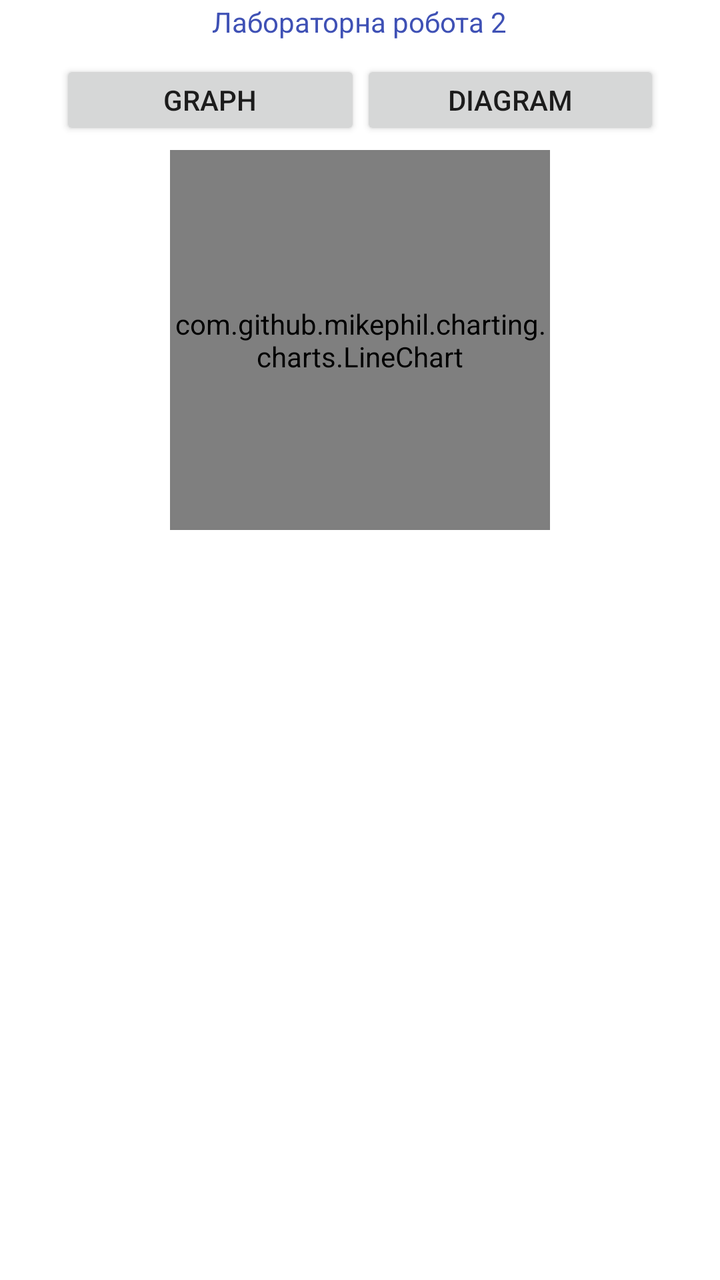
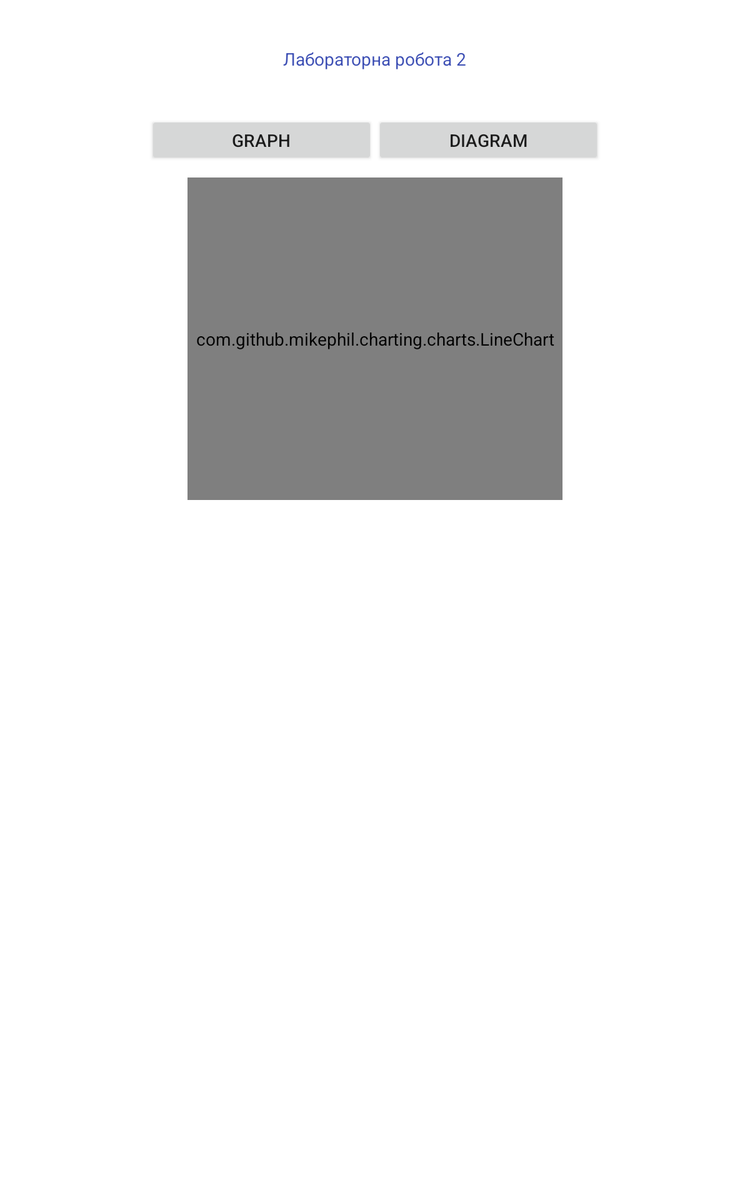

The same Android screen from two of the app's own layout files: first res/layout/ as a phone draws it, then the author's variant for another configuration, drawn on a device whose configuration selects that folder. Both files follow.
<!-- AndroidManifest.xml: application theme Theme.Io8207 -->
<!-- res/layout/fragment_dashboard.xml -->
<?xml version="1.0" encoding="utf-8"?>

<androidx.constraintlayout.widget.ConstraintLayout xmlns:android="http://schemas.android.com/apk/res/android"
    xmlns:app="http://schemas.android.com/apk/res-auto"
    xmlns:tools="http://schemas.android.com/tools"
    android:layout_width="match_parent"
    android:layout_height="match_parent"
    tools:context=".ui.dashboard.DashboardFragment">

    <TextView
        android:id="@+id/text_dashboard"
        android:layout_width="match_parent"
        android:layout_height="wrap_content"
        android:layout_marginStart="8dp"
        android:layout_marginTop="8dp"
        android:layout_marginEnd="8dp"
        android:textAlignment="center"
        android:textSize="20sp"
        app:layout_constraintBottom_toBottomOf="parent"
        app:layout_constraintEnd_toEndOf="parent"
        app:layout_constraintHorizontal_bias="0.5"
        app:layout_constraintStart_toStartOf="parent"
        app:layout_constraintTop_toTopOf="parent" />

    <TextView
        android:id="@+id/textView2"
        android:layout_width="wrap_content"
        android:layout_height="wrap_content"
        android:text="Лабораторна робота 2"
        android:textColor="#3F51B5"
        app:layout_constraintBottom_toTopOf="@+id/linearLayout"
        app:layout_constraintEnd_toEndOf="parent"
        app:layout_constraintHorizontal_bias="0.499"
        app:layout_constraintStart_toStartOf="parent"
        app:layout_constraintTop_toTopOf="parent"
        app:layout_constraintVertical_bias="0.111" />

    <LinearLayout
        android:id="@+id/linearLayout"
        android:layout_width="300dp"
        android:layout_height="40dp"
        android:orientation="horizontal"
        android:visibility="visible"
        app:layout_constraintBottom_toBottomOf="parent"
        app:layout_constraintEnd_toEndOf="parent"
        app:layout_constraintHorizontal_bias="0.5"
        app:layout_constraintStart_toStartOf="parent"
        app:layout_constraintTop_toTopOf="parent"
        app:layout_constraintVertical_bias="0.05">

        <Button
            android:id="@+id/button3"
            android:layout_width="64dp"
            android:layout_height="match_parent"
            android:layout_weight="1"
            android:insetLeft="10dp"
            android:insetRight="10dp"
            android:onClick="startGraph"
            android:text="Graph" />

        <Button
            android:id="@+id/button4"
            android:layout_width="63dp"
            android:layout_height="match_parent"
            android:layout_weight="1"
            android:insetLeft="10dp"
            android:insetRight="10dp"
            android:onClick="startDiagram"
            android:text="Diagram" />
    </LinearLayout>

    <LinearLayout
        android:id="@+id/LayoutGraphic1"
        android:layout_width="200dp"
        android:layout_height="200dp"
        android:orientation="vertical"
        android:padding="5dp"
        android:visibility="visible"
        app:layout_constraintEnd_toEndOf="parent"
        app:layout_constraintHorizontal_bias="0.5"
        app:layout_constraintStart_toStartOf="parent"
        app:layout_constraintTop_toBottomOf="@+id/linearLayout">


        <com.github.mikephil.charting.charts.PieChart
            android:id="@+id/pieChart"
            android:layout_width="match_parent"
            android:layout_height="match_parent"
            android:background="@color/white" />

    </LinearLayout>

    <LinearLayout
        android:id="@+id/LayoutGraphic2"
        android:layout_width="200dp"
        android:layout_height="200dp"
        android:orientation="vertical"
        android:padding="5dp"
        android:visibility="visible"
        app:layout_constraintEnd_toEndOf="parent"
        app:layout_constraintHorizontal_bias="0.5"
        app:layout_constraintStart_toStartOf="parent"
        app:layout_constraintTop_toBottomOf="@+id/linearLayout">

        <com.github.mikephil.charting.charts.LineChart
            android:id="@+id/graph"
            android:layout_width="match_parent"
            android:layout_height="match_parent">

        </com.github.mikephil.charting.charts.LineChart>
    </LinearLayout>


</androidx.constraintlayout.widget.ConstraintLayout>
<!-- resources referenced by this layout -->
<resources>
  <style name="Theme.Io8207" parent="Theme.MaterialComponents.DayNight.DarkActionBar">
          
          <item name="colorPrimary">@color/purple_500</item>
          <item name="colorPrimaryVariant">@color/purple_700</item>
          <item name="colorOnPrimary">@color/white</item>
          
          <item name="colorSecondary">@color/teal_200</item>
          <item name="colorSecondaryVariant">@color/teal_700</item>
          <item name="colorOnSecondary">@color/black</item>
          
          <item name="android:statusBarColor" tools:targetApi="l">?attr/colorPrimaryVariant</item>
          
      </style>
</resources>
<!-- res/layout-sw600dp/fragment_dashboard.xml (the author's variant of the layout above) -->
<!-- drawn on a 7-inch tablet held upright -->
<?xml version="1.0" encoding="utf-8"?>
<androidx.constraintlayout.widget.ConstraintLayout xmlns:android="http://schemas.android.com/apk/res/android"
    xmlns:app="http://schemas.android.com/apk/res-auto"
    xmlns:tools="http://schemas.android.com/tools"
    android:layout_width="match_parent"
    android:layout_height="match_parent"
    tools:context=".ui.dashboard.DashboardFragment">

    <TextView
        android:id="@+id/text_dashboard"
        android:layout_width="match_parent"
        android:layout_height="wrap_content"
        android:layout_marginStart="8dp"
        android:layout_marginTop="8dp"
        android:layout_marginEnd="8dp"
        android:textAlignment="center"
        android:textSize="20sp"
        app:layout_constraintBottom_toBottomOf="parent"
        app:layout_constraintEnd_toEndOf="parent"
        app:layout_constraintStart_toStartOf="parent"
        app:layout_constraintTop_toTopOf="parent" />

    <TextView
        android:id="@+id/textView2"
        android:layout_width="wrap_content"
        android:layout_height="wrap_content"
        android:text="Лабораторна робота 2"
        android:textColor="#3F51B5"
        app:layout_constraintBottom_toBottomOf="parent"
        app:layout_constraintEnd_toEndOf="parent"
        app:layout_constraintHorizontal_bias="0.499"
        app:layout_constraintStart_toStartOf="parent"
        app:layout_constraintTop_toTopOf="parent"
        app:layout_constraintVertical_bias="0.04" />

    <LinearLayout
        android:id="@+id/linearLayout"
        android:layout_width="363dp"
        android:layout_height="40dp"
        android:orientation="horizontal"
        android:visibility="visible"
        app:layout_constraintBottom_toBottomOf="parent"
        app:layout_constraintEnd_toEndOf="parent"
        app:layout_constraintHorizontal_bias="0.5"
        app:layout_constraintStart_toStartOf="parent"
        app:layout_constraintTop_toTopOf="parent"
        app:layout_constraintVertical_bias="0.1">

        <Button
            android:id="@+id/button3"
            android:layout_width="wrap_content"
            android:layout_height="wrap_content"
            android:layout_weight="1"
            android:insetLeft="10dp"
            android:insetRight="10dp"
            android:onClick="startGraph"
            android:text="Graph" />

        <Button
            android:id="@+id/button4"
            android:layout_width="wrap_content"
            android:layout_height="wrap_content"
            android:layout_weight="1"
            android:insetLeft="10dp"
            android:insetRight="10dp"
            android:onClick="startDiagram"
            android:text="Diagram" />
    </LinearLayout>

    <LinearLayout
        android:id="@+id/LayoutGraphic1"
        android:layout_width="310dp"
        android:layout_height="268dp"
        android:layout_marginTop="5dp"
        android:orientation="vertical"
        android:padding="5dp"
        android:visibility="visible"
        app:layout_constraintEnd_toEndOf="parent"
        app:layout_constraintHorizontal_bias="0.5"
        app:layout_constraintStart_toStartOf="parent"
        app:layout_constraintTop_toBottomOf="@+id/linearLayout">


        <com.github.mikephil.charting.charts.PieChart
            android:id="@+id/pieChart"
            android:layout_width="match_parent"
            android:layout_height="match_parent"
            android:background="@color/white" />

    </LinearLayout>

    <LinearLayout
        android:id="@+id/LayoutGraphic2"
        android:layout_width="310dp"
        android:layout_height="268dp"
        android:layout_marginTop="5dp"
        android:orientation="vertical"
        android:padding="5dp"
        android:visibility="visible"
        app:layout_constraintEnd_toEndOf="parent"
        app:layout_constraintHorizontal_bias="0.5"
        app:layout_constraintStart_toStartOf="parent"
        app:layout_constraintTop_toBottomOf="@+id/linearLayout">

        <com.github.mikephil.charting.charts.LineChart
            android:id="@+id/graph"
            android:layout_width="match_parent"
            android:layout_height="match_parent">

        </com.github.mikephil.charting.charts.LineChart>
    </LinearLayout>


</androidx.constraintlayout.widget.ConstraintLayout>
